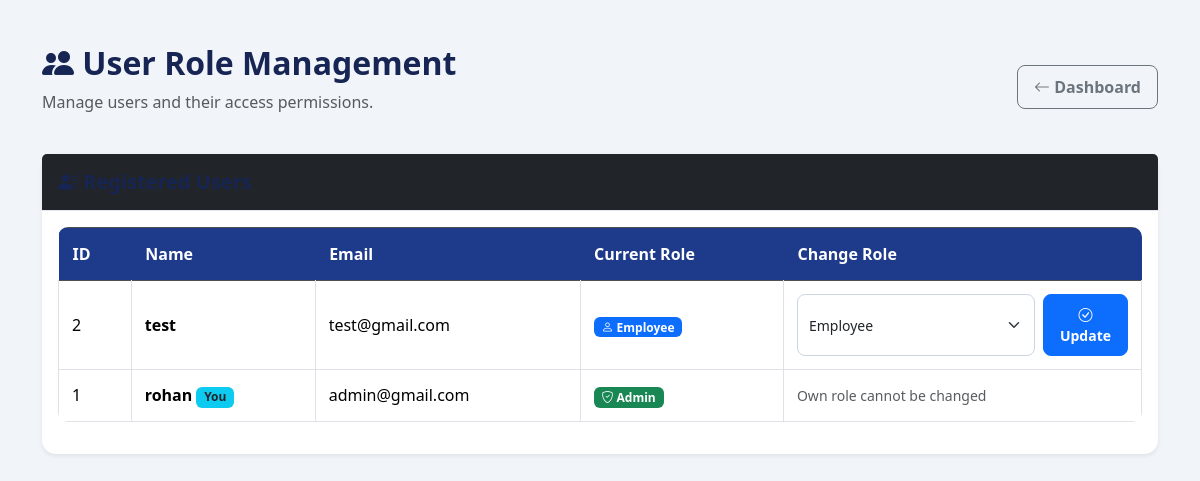
Screenshot of /users (signed in) with the database file from the repository.
### models.py (models this page shows, shortened)
class User(UserMixin, db.Model):
    id = db.Column(db.Integer, primary_key=True)
    name = db.Column(db.String(100), nullable=False)
    email = db.Column(db.String(120), unique=True, nullable=False)
    password_hash = db.Column(db.String(255), nullable=False)
    role = db.Column(db.String(30), default="employee")
    created_at = db.Column(db.DateTime, default=datetime.utcnow)

### app.py (the view)
@app.route("/users")
@admin_required
def users():
        all_users = User.query.order_by(User.id.desc()).all()
        return render_template("users.html", users=all_users)

### app.py (called while the page is built)
def admin_required(func):
        @wraps(func)
        @login_required
        def decorated_view(*args, **kwargs):
            if current_user.role != "admin":
                flash("Access denied! Admin permission required.", "danger")
                return redirect(url_for("dashboard"))
            return func(*args, **kwargs)
        return decorated_view

@login_manager.user_loader
def load_user(user_id):
        return db.session.get(User, int(user_id))

### templates/users.html (shortened to what this page needs)
{% extends "base.html" %}
{% block content %}
<div class="container mt-4 mb-5">
    <div class="d-flex justify-content-between align-items-center flex-wrap mb-4">
        <div>
            <h2 class="fw-bold">
                <i class="bi bi-people-fill"></i>
                User Role Management
            </h2>
            <p class="text-muted">Manage users and their access permissions.</p>
        </div>
        <a href="{{ url_for('dashboard') }}" class="btn btn-outline-secondary">
            <i class="bi bi-arrow-left"></i> Dashboard
        </a>
    </div>
    <div class="card shadow-sm border-0">
        <div class="card-header bg-dark text-white py-3">
            <h5 class="mb-0">
                <i class="bi bi-person-lines-fill"></i>
            </h5>
        </div>
        <div class="card-body">
            <div class="table-responsive">
                <table class="table table-bordered table-hover align-middle">
                    <thead class="table-dark">
                        <tr>
                            <th>ID</th>
                            <th>Name</th>
                            <th>Email</th>
                            <th>Current Role</th>
                            <th>Change Role</th>
                        </tr>
                    </thead>
                    <tbody>
                        {% for user in users %}
                        <tr>
                            <td>{{ user.id }}</td>
                            <td class="fw-semibold">
                                {{ user.name }}
                                {% if user.id == current_user.id %}
                                    <span class="badge bg-info text-dark">You</span>
                                {% endif %}
                            </td>
                            <td>{{ user.email }}</td>
                            <td>
                                {% if user.role == "admin" %}
                                    <span class="badge bg-success">
                                        <i class="bi bi-shield-check"></i> Admin
                                    </span>
                                {% else %}
                                    <span class="badge bg-primary">
                                        <i class="bi bi-person"></i> Employee
                                    </span>
                                {% endif %}
                            </td>
                            <td>
                                {% if user.id == current_user.id %}
                                    <span class="text-muted small">
                                        Own role cannot be changed
                                    </span>
                                {% else %}
                                    <form method="POST"
                                          action="{{ url_for('update_role', user_id=user.id) }}"
                                          class="d-flex gap-2">
                                        <select name="role"
                                                class="form-select form-select-sm">
                                            <option value="employee"
                                                {% if user.role == "employee" %}selected{% endif %}>
                                                Employee
                                            </option>
                                        </select>
                                        <button type="submit"
                                                class="btn btn-primary btn-sm">
                                            <i class="bi bi-check-circle"></i>
                                            Update
                                        </button>
                                    </form>
                                {% endif %}
                            </td>
                        </tr>
                        {% else %}
                        <tr>
                            <td colspan="5" class="text-center text-muted py-4">
                                No users found.
                            </td>
                        </tr>
                        {% endfor %}
                    </tbody>
                </table>
            </div>
        </div>
    </div>
</div>
{% endblock %}

### static/css/style.css (style rules this page uses)
body { background: #f4f6fb; font-family: Arial, sans-serif; margin: 0; }
* { box-sizing: border-box; }
body { color: #1e293b; background: #f1f5f9; font-family: 'Segoe UI', Arial, sans-serif; }
h1, h2, h3, h4, h5 { color: #172554; font-weight: 700; }
.container { padding-top: 20px; padding-bottom: 20px; }
.table { background: #fff; border-radius: 10px; overflow: hidden; vertical-align: middle; }
.table thead th { background: #1e3a8a; color: #fff; padding: 14px; border: none; }
.table tbody td { padding: 13px; }
.form-control, .form-select { padding: 11px; border-radius: 8px; border: 1px solid #cbd5e1; }
.btn { border-radius: 8px; padding: 9px 16px; font-weight: 600; transition: 0.2s; }
.card { border: none; border-radius: 14px; box-shadow: 0 4px 18px rgba(15,23,42,0.06); margin-bottom: 20px; }
.card-header { background: #fff; border-bottom: 1px solid #e2e8f0; font-weight: 700; padding: 16px; }

### rows the page displays
User: id "2", name "test", email "test@gmail.com", shows "Employee", role "Employee"
User: id "1", name "rohan", shows "You", email "admin@gmail.com", role "admin" (drawn), shows "Own role cannot be changed"
